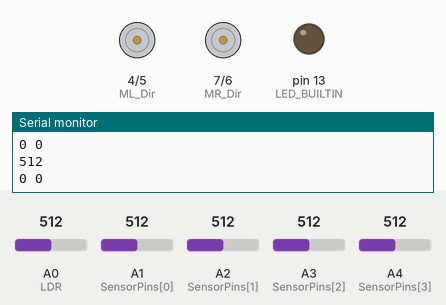
A sketch run on a simulated Arduino Uno, built with avr-gcc and run on an emulated ATmega328P. Shown: direction and speed pins drawn as motors (green arrow = direction pin HIGH = forward, orange = LOW = backward, longer = more drive), output pins drawn as LEDs (lit = HIGH), the last lines printed to the serial monitor. The inputs (shaded band) are chosen by the test bench; at power-on: A0 (LDR) = 512, A1 (SensorPins[0]) = 512, A2 (SensorPins[1]) = 512, A3 (SensorPins[2]) = 512, A4 (SensorPins[3]) = 512.

Above: at 1.7 s.
1.8 s: A0 (LDR) set to 407
3.3 s: A0 (LDR) set to 382
At 3.49 s:
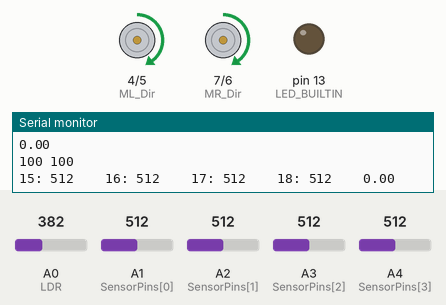
Timing chart, 0 to 12.3 s (numbered marks = the images above; inputs shaded):
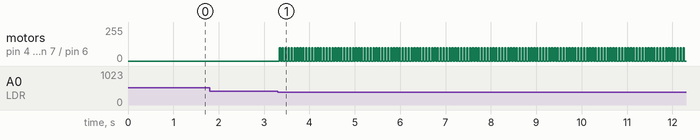

Measured:
- the behaviour switches between 400 and 399 on A0 (LDR) (found by bisection; images 0 and 1)
- after the input at 3.3 s, motor on pin 4 (ML_Dir) / pin 5 (ML_Speed), motor on pin 7 (MR_Dir) / pin 6 (MR_Speed): alternates forward 100/255 for 0.03 s and stopped for 0.04 s, starting at once

The sketch:

PIDControl_NoLib.ino
```cpp
const uint8_t SensorPins[] = {A1,A2,A3,A4};
uint8_t SensorCount = 0;

const uint16_t blackThreshold[] = {700, 700, 850, 700};
const uint16_t sensorDist[] = {1, 9, 13, 21}; //1,8,16,23 original
const uint16_t ldrThreshold = 400; //800 for touch

//constants in PID
float Kp = 10;
float Ki = 0;
float Kd = 16;
float P;
float I;
float D;

int lastError = 0;
boolean onoff = false; //state of robot (true for permanently on and skip LDR phase)

//Increasing the maxspeed can damage the motors - at a value of 255 the 6V motors will receive 7.4 V
//comments are previous test params that worked, but the actual ones worked better
const uint8_t basespeedA = 100; //left motor 100
const uint8_t basespeedB = 100; //right 100
const uint8_t maxspeedA = 160; //left motor 150
const uint8_t maxspeedB = 160; //right 150
const float dutycycle = 0.5;
int cycletime = 50;
//200 max 100 base was our initial test - too fast

//Set up the drive motor carrier pins
int ML_Dir = 4;
int ML_Speed = 5;
int MR_Dir = 7;
int MR_Speed = 6;
int LDR = A0;

void setup() {
  Serial.begin(9600);
  SensorCount = sizeof(SensorPins)/sizeof(uint8_t); //Length of array
  for (int i = 0; i < SensorCount; i++){
    pinMode(SensorPins[i], INPUT);
  }

  pinMode(ML_Dir, OUTPUT);
  pinMode(ML_Speed, OUTPUT);
  pinMode(MR_Dir, OUTPUT);
  pinMode(MR_Speed, OUTPUT);

  delay(500);
  pinMode(LED_BUILTIN, OUTPUT);

  boolean Ok = false;
  forward_brake(0, 0);
}

void loop() {
  float lastPosition = 2.5;
  if (onoff == false){
    forward_brake(0, 0);
    Serial.println(analogRead(LDR));
    if (analogRead(LDR) < ldrThreshold)
      onoff = true;
  }

  else {
    PID_control();
  }
}
void forward_brake(int motorspeedA, int motorspeedB) {
  Serial.print(motorspeedA);Serial.print(" ");Serial.println(motorspeedB);
  digitalWrite(ML_Dir, HIGH);
  digitalWrite(MR_Dir, HIGH);
  analogWrite(ML_Speed, motorspeedA);
  analogWrite(MR_Speed, motorspeedB);
  delay(cycletime * dutycycle);
  analogWrite(ML_Speed, 0);
  analogWrite(MR_Speed, 0);
  delay(cycletime * (1-dutycycle));
}

void PID_control() {
  float position = ReadSensors(blackThreshold);
  Serial.print(position);
  Serial.print("\n");
  float error = 0;
  if (position == 0)
    error = lastError;
  else
    error = 12 - position;
  Serial.println(position);
  Serial.println(error);
  P = error;
  I = I + error;
  D = error - lastError;
  lastError = error;
  int motorspeed = P*Kp + I*Ki + D*Kd;
  int motorspeedA = basespeedA - motorspeed;
  int motorspeedB = basespeedB + motorspeed;

  if (motorspeedA > maxspeedA) {
    motorspeedA = maxspeedA;
  }
  if (motorspeedB > maxspeedB) {
    motorspeedB = maxspeedB;
  }
  if (motorspeedA < 0) {
    motorspeedA = 0;
  }
  if (motorspeedB < 0) {
    motorspeedB = 0;
  }

  forward_brake(motorspeedA, motorspeedB);
}

int ReadSensors(uint16_t threshold[]){
  float total = 0;
  int blackCount = 0;
  for (int i = 0; i < SensorCount; i++){
    Serial.print(SensorPins[i]);
    Serial.print(": ");
    Serial.print(analogRead(SensorPins[i]));
    Serial.print("\t\t");
    int reading = analogRead(SensorPins[i]);

    if (reading > threshold[i]){
      total += sensorDist[i];
      blackCount++;
    }
  }
  //Serial.println();
  if (blackCount == 0)
    return 0;
  return total/blackCount;
}
```
